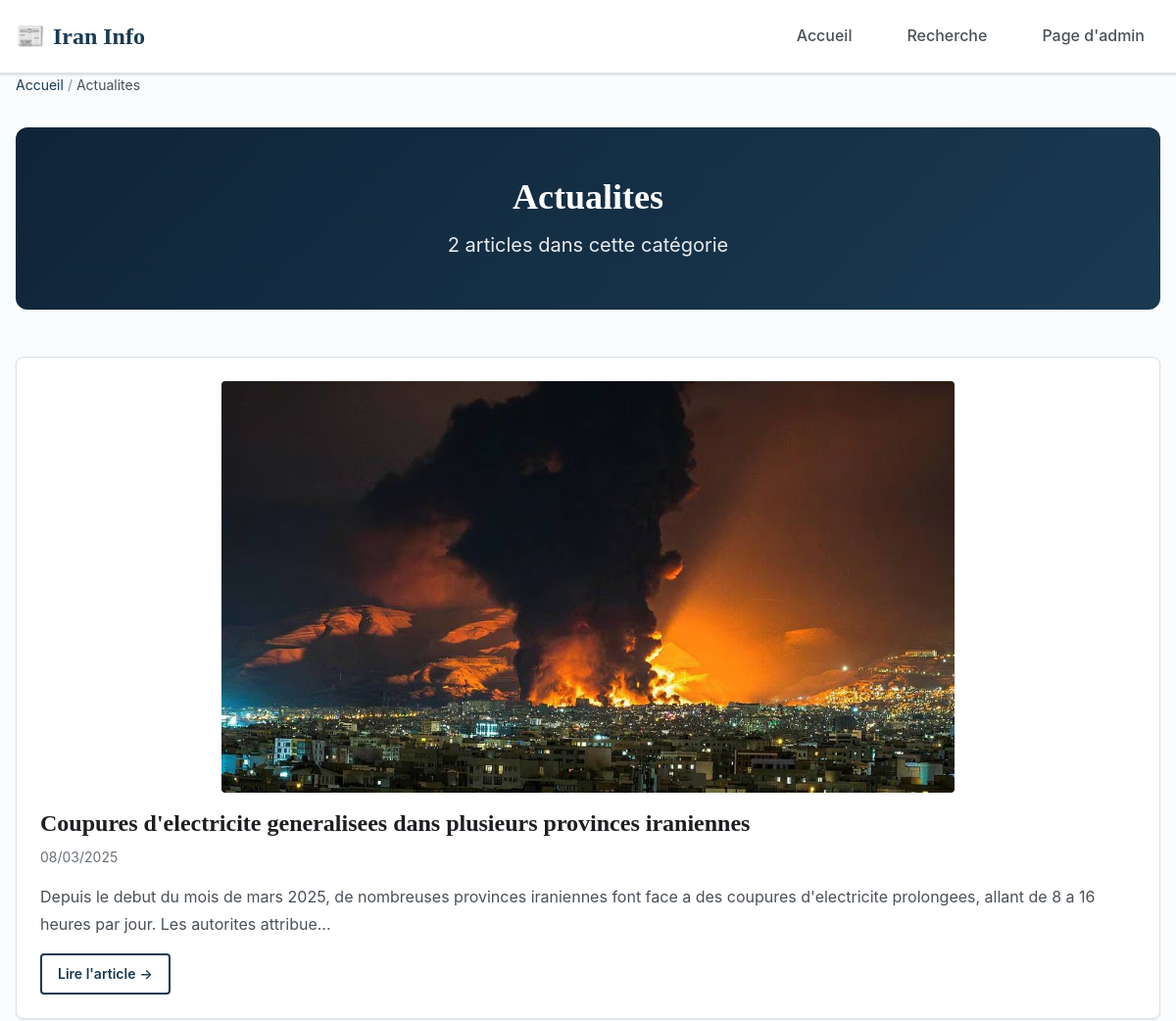
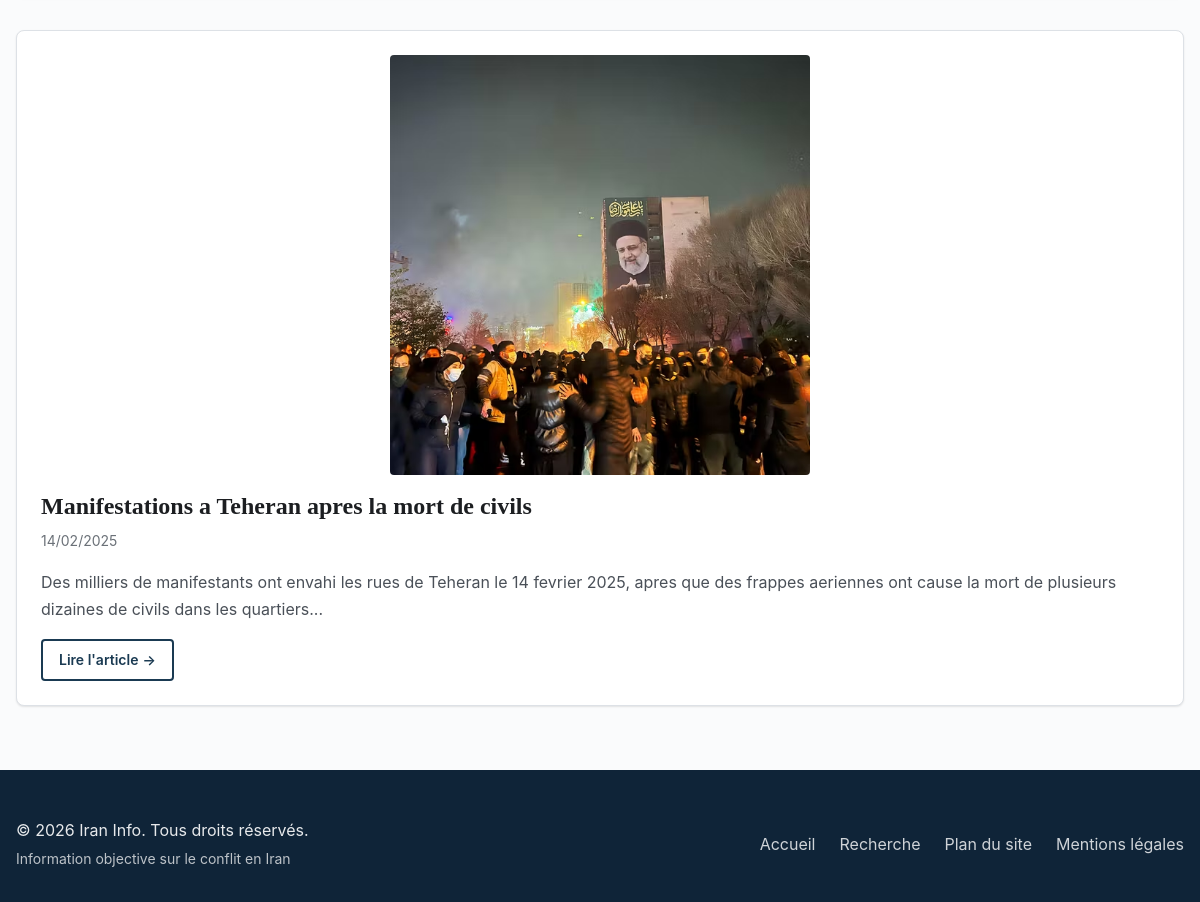
Screenshot of /categorie/1-actualites with the database file from the repository (2 pictures, top to bottom).
### tables this page shows
CREATE TABLE categorie(
   id INT AUTO_INCREMENT,
   libelle VARCHAR(50),
   PRIMARY KEY(id)
);

CREATE TABLE article(
   id INT AUTO_INCREMENT,
  titre VARCHAR(255),
   contenu TEXT,
   date_pub DATE,
   id_categorie INT NOT NULL,
   PRIMARY KEY(id),
   FOREIGN KEY(id_categorie) REFERENCES categorie(id)
);

### src/Controllers/FrontController.php (called while the page is built, shortened)
<?php
class FrontController
{
    private $db;
    public function __construct()
    {
        $this->db = Database::getInstance();
    }
    public function showCategory($params)
    {
        $identifier = $params['id'] ?? ($params['slug'] ?? null);
        $idFromRoute = $this->extractIdFromRouteValue($identifier);
        $category = $idFromRoute !== null ? $this->findCategory((string) $idFromRoute) : $this->findCategory($identifier);
        $articles = $this->findArticlesByCategory((int) $category['id']);
        require_once __DIR__ . '/../Views/front/layout/header.php';
        require_once __DIR__ . '/../Views/front/category.php';
        require_once __DIR__ . '/../Views/front/layout/footer.php';
    }
    private function extractIdFromRouteValue($value)
    {
        $value = trim((string) $value);
        if (preg_match('/^(\d+)(?:-[a-z0-9-]+)?$/i', $value, $matches)) {
            return (int) $matches[1];
        }
        return null;
    }
    private function findCategory($identifier)
    {
        if (ctype_digit((string) $identifier)) {
            $stmt = $this->db->prepare("SELECT id, libelle, libelle AS name FROM categorie WHERE id = :id");
            $stmt->execute([':id' => (int) $identifier]);
            return $stmt->fetch();
        }
        $label = trim(str_replace('-', ' ', urldecode((string) $identifier)));
        $stmt = $this->db->prepare("SELECT id, libelle, libelle AS name FROM categorie WHERE LOWER(libelle) = LOWER(:libelle)");
        $stmt->execute([':libelle' => $label]);
        return $stmt->fetch();
    }
    private function findArticlesByCategory($categoryId)
    {
        $sql = "SELECT a.id, a.titre, a.contenu, a.date_pub, a.id_categorie,
                       c.libelle AS categorie_libelle,
                       c.libelle AS category_name,
                       a.id_categorie AS category_id,
                       (
                           SELECT i.chemin
                           FROM image i
                           WHERE i.id_article = a.id AND i.type_image = 1
                           ORDER BY i.id ASC
                           LIMIT 1
                       ) AS image_url
                FROM article a
                LEFT JOIN categorie c ON a.id_categorie = c.id
                WHERE a.id_categorie = :category_id
                ORDER BY a.date_pub DESC";
        $stmt = $this->db->prepare($sql);
        $stmt->execute([':category_id' => (int) $categoryId]);
        return $stmt->fetchAll();
    }
}

### src/Core/Router.php (called while the page is built, shortened)
<?php
class Router
{
    private $routes = [];
    public function add($method, $route, $handler)
    {
        $route = trim($route, '/');
        $route = preg_replace('/\{([a-z]+)\}/', '(?P<$1>[a-z0-9-]+)', $route);
        $route = '#^' . $route . '$#';
        $this->routes[] = [
            'method' => $method,
            'route' => $route,
            'handler' => $handler
        ];
    }
    public function dispatch($method, $uri)
    {
        $uri = parse_url((string) $uri, PHP_URL_PATH) ?? '/';
        $uri = trim((string) $uri, '/');
        foreach ($this->routes as $route) {
            if ($route['method'] === $method && preg_match($route['route'], $uri, $matches)) {
                $params = array_filter($matches, 'is_string', ARRAY_FILTER_USE_KEY);
                $handler = explode('@', $route['handler']);
                $methodName = $handler[1];
                $controller = new $controllerName();
                return $controller->$methodName($params);
            }
        }
    }
}

### index.php (called while the page is built, shortened)
<?php
require_once __DIR__ . '/config/config.php';
spl_autoload_register(function ($class) {
    $baseDir = __DIR__ . '/src/';
    $file = $baseDir . str_replace('\\', '/', $class) . '.php';
});
$router = new Router();
$router->add('GET', '/', 'FrontController@home');
$router->add('GET', '/article/{id}', 'FrontController@showArticle');
$router->add('GET', '/categorie/{id}', 'FrontController@showCategory');
$router->add('GET', '/search', 'FrontController@search');
$router->add('GET', '/admin/login', 'AuthController@showLogin');
$router->add('POST', '/admin/login', 'AuthController@login');
$router->add('GET', '/admin/logout', 'AuthController@logout');
$router->add('GET', '/admin/dashboard', 'AdminController@dashboard');
$router->add('GET', '/admin/articles', 'AdminController@listArticles');
$router->add('POST', '/admin/articles/store', 'AdminController@storeArticle');
$router->add('POST', '/admin/articles/update/{id}', 'AdminController@updateArticle');
$router->add('POST', '/admin/articles/delete/{id}', 'AdminController@deleteArticle');
$router->add('POST', '/admin/articles/images/delete/{id}', 'AdminController@deleteArticleImage');
$router->add('GET', '/admin/categories', 'AdminController@listCategories');
$router->add('POST', '/admin/categories/store', 'AdminController@storeCategory');
$router->add('POST', '/admin/categories/update/{id}', 'AdminController@updateCategory');
$router->add('POST', '/admin/categories/delete/{id}', 'AdminController@deleteCategory');
$router->dispatch($_SERVER['REQUEST_METHOD'], $_SERVER['REQUEST_URI']);

### config/config.php (called while the page is built, shortened)
<?php
if (!function_exists('app_url')) {
    function app_url($path = '')
    {
        $path = ltrim((string) $path, '/');
        return $path === '' ? APP_URL : APP_URL . '/' . $path;
    }
}
if (!function_exists('slugify')) {
    function slugify($text)
    {
        $text = trim((string) $text);
        $text = html_entity_decode($text, ENT_QUOTES | ENT_HTML5, 'UTF-8');
        if (function_exists('iconv')) {
            $converted = @iconv('UTF-8', 'ASCII//TRANSLIT//IGNORE', $text);
            if ($converted !== false) {
                $text = $converted;
            }
        }
        $text = strtolower($text);
        $text = preg_replace('/[^a-z0-9]+/', '-', $text);
        $text = trim((string) $text, '-');
        return $text;
    }
}
if (!function_exists('article_url')) {
    function article_url($id, $title = '')
    {
        $id = (int) $id;
        $slug = slugify($title);
        $segment = $id . ($slug !== '' ? '-' . $slug : '');
        return app_url('article/' . rawurlencode($segment));
    }
}
if (!function_exists('image_url')) {
    function image_url($path = '', $fallback = 'assets/images/default-og-image.jpg')
    {
        $path = trim((string) $path);
        $normalized = ltrim($path, '/');
        if (strpos($normalized, 'uploads/') === 0 && strpos($normalized, 'uploads/articles/') !== 0) {
            $legacyCandidate = 'uploads/articles/' . basename($normalized);
            $legacyFullPath = __DIR__ . '/../public/' . $legacyCandidate;
        }
        $fullPath = __DIR__ . '/../public/' . $normalized;
        return app_url($normalized);
    }
}

### src/Core/Database.php (called while the page is built, shortened)
<?php
class Database
{
    private static $instance = null;
    private function __construct()
    {
        try {
            $this->connection = new PDO(
                "mysql:host=" . DB_HOST . ";dbname=" . DB_NAME . ";charset=utf8mb4",
                DB_USER,
                DB_PASS,
                [
                    PDO::ATTR_ERRMODE => PDO::ERRMODE_EXCEPTION,
                    PDO::ATTR_DEFAULT_FETCH_MODE => PDO::FETCH_ASSOC,
                    PDO::ATTR_EMULATE_PREPARES => false
                ]
            );
        } catch (PDOException $e) {
            die("Erreur de connexion : " . $e->getMessage());
        }
    }
    public static function getInstance()
    {
        if (self::$instance === null) {
            self::$instance = new self();
        }
        return self::$instance->connection;
    }
}

### src/Views/front/category.php (the view, shortened to what this page needs)
<?php
$articles = $articles ?? [];
$category = $category ?? null;
$categoryName = $category['libelle'] ?? 'Catégorie';
?>
<main id="main-content" class="container" role="main">
    <nav aria-label="Fil d'Ariane" class="breadcrumb" style="margin-bottom:var(--spacing-xl);font-size:var(--font-size-sm);">
        <ol style="list-style:none;padding:0;margin:0;display:flex;gap:var(--spacing-xs);flex-wrap:wrap;">
            <li><a href="<?= htmlspecialchars(app_url(), ENT_QUOTES, 'UTF-8') ?>">Accueil</a></li>
            <li aria-hidden="true" style="color:var(--color-text-muted);">/</li>
            <li aria-current="page" style="color:var(--color-text-secondary);"><?= htmlspecialchars((string) $categoryName, ENT_QUOTES, 'UTF-8') ?></li>
        </ol>
    </nav>
    <header class="category-header" style="background:linear-gradient(135deg,var(--color-primary-dark) 0%,var(--color-primary) 100%);color:white;padding:var(--spacing-2xl);text-align:center;border-radius:var(--border-radius-lg);margin-bottom:var(--spacing-2xl);">
        <h1 style="font-size:var(--font-size-3xl);margin-bottom:var(--spacing-sm);color:white;">
            <?= htmlspecialchars((string) $categoryName, ENT_QUOTES, 'UTF-8') ?>
        </h1>
        <p style="font-size:var(--font-size-lg);opacity:0.9;margin:0;">
            <?= count($articles) ?> article<?= count($articles) > 1 ? 's' : '' ?> dans cette catégorie
        </p>
    </header>
    <section aria-labelledby="articles-title">
        <?php if (empty($articles)): ?>
            <div class="empty-state" style="padding:var(--spacing-3xl);text-align:center;background:var(--color-surface);border:1px solid var(--color-border);border-radius:var(--border-radius-md);">
                <p style="color:var(--color-text-secondary);font-size:var(--font-size-lg);margin:0;">
                    Aucun article disponible dans cette catégorie pour le moment.
                </p>
                <a href="<?= htmlspecialchars(app_url(), ENT_QUOTES, 'UTF-8') ?>" style="display:inline-block;margin-top:var(--spacing-lg);padding:var(--spacing-sm) var(--spacing-lg);background-color:var(--color-primary);color:white;border-radius:var(--border-radius-sm);text-decoration:none;font-weight:600;">
                    Retour à l'accueil
                </a>
            </div>
        <?php else: ?>
            <div class="articles-list">
                <?php foreach ($articles as $article): ?>
                    <?php
                    $articleId = $article['id'] ?? '';
                    $title = $article['titre'] ?? '';
                    $content = $article['contenu'] ?? '';
                    $publishedAt = $article['date_pub'] ?? null;
                    $imageUrl = $article['image_url'] ?? '';
                    $excerpt = mb_substr(trim(strip_tags((string) $content)), 0, 180);
                    if (mb_strlen(trim(strip_tags((string) $content))) > 180) {
                        $excerpt .= '...';
                    }
                    $articleUrl = article_url($articleId, $title);
                    ?>
                    <article class="article-card">
                        <?php if (!empty($imageUrl)): ?>
                            <a href="<?= $articleUrl ?>" aria-label="Lire l'article: <?= htmlspecialchars((string) $title, ENT_QUOTES, 'UTF-8') ?>">
                                <img
                                    src="<?= htmlspecialchars(image_url((string) $imageUrl), ENT_QUOTES, 'UTF-8') ?>"
                                    data-zoom-src="<?= htmlspecialchars(image_url((string) $imageUrl), ENT_QUOTES, 'UTF-8') ?>"
                                    class="js-zoomable-image"
                                    alt="<?= htmlspecialchars((string) $title, ENT_QUOTES, 'UTF-8') ?>"
                                    width="1200"
                                    height="675"
                                    loading="lazy">
                            </a>
                        <?php endif; ?>
                        <h3>
                            <a href="<?= $articleUrl ?>">
                                <?= htmlspecialchars((string) $title, ENT_QUOTES, 'UTF-8') ?>
                            </a>
                        </h3>
                        <div class="article-meta">
                            <?php if (!empty($publishedAt)): ?>
                                <time datetime="<?= htmlspecialchars((string) $publishedAt, ENT_QUOTES, 'UTF-8') ?>">
                                    <?= htmlspecialchars((string) date('d/m/Y', strtotime((string) $publishedAt)), ENT_QUOTES, 'UTF-8') ?>
                                </time>
                            <?php endif; ?>
                        </div>
                        <p class="article-excerpt">
                            <?= htmlspecialchars((string) $excerpt, ENT_QUOTES, 'UTF-8') ?>
                        </p>
                        <a href="<?= $articleUrl ?>" class="read-more">
                            Lire l'article
                            <span aria-hidden="true">→</span>
                        </a>
                    </article>
                <?php endforeach; ?>
            </div>
        <?php endif; ?>
    </section>
</main>

### rows the page displays
categorie: libelle "Actualites"
article: shows a picture, titre "Coupures d'electricite generalisees dans plusieurs provinces iraniennes", date_pub "08/03/2025", contenu "Depuis le debut du mois de mars 2025, de nombreuses provinces iraniennes font face a des coupures d'electricite prolongees, allant de 8 a 16 heures par jour. Les autorites attribue..."
article: shows a picture, titre "Manifestations a Teheran apres la mort de civils", date_pub "14/02/2025", contenu "Des milliers de manifestants ont envahi les rues de Teheran le 14 fevrier 2025, apres que des frappes aeriennes ont cause la mort de plusieurs dizaines de civils dans les quartiers..."

### other values shown
count($articles) "2"
